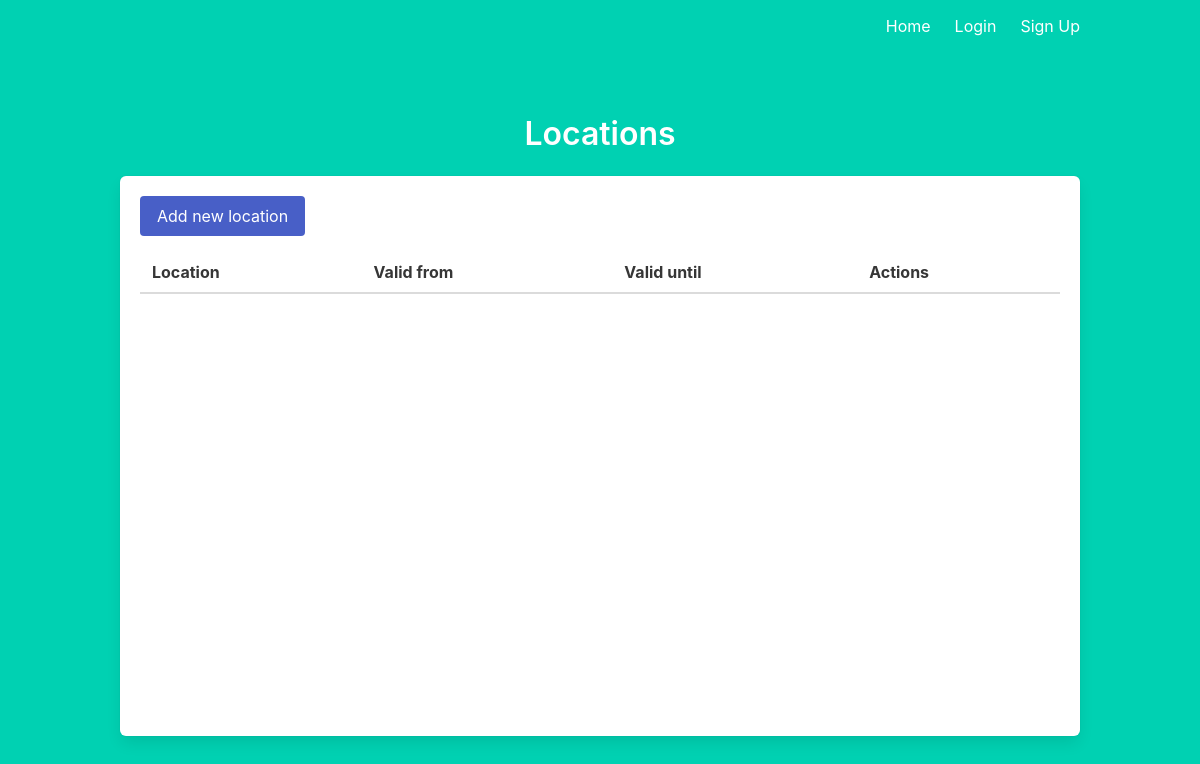
The page /locations on the database as committed earlier.
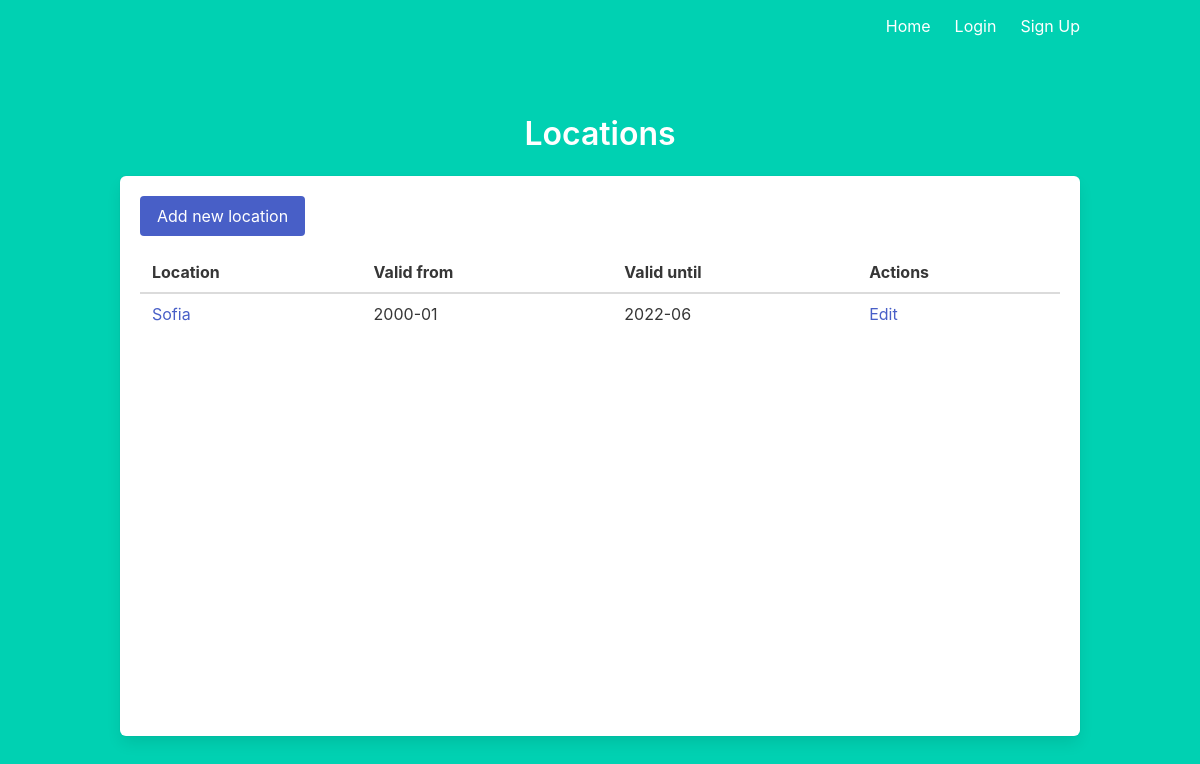
The same page on the database as committed later.
### models.py (models this page shows)
class Location(db.Model):
    id = db.Column(db.Integer, primary_key=True)
    name = db.Column(db.String(100))
    valid_from = db.Column(db.String(7))
    valid_until = db.Column(db.String(7))
    measurements = db.relationship("MonthlyMeasurements")

### main.py (the view)
@main.route('/locations')
def locations():
    locations = Location.query.all()
    return render_template('locations.html', current_user=current_user, locations=locations)

### templates/locations.html (shortened to what this page needs)
{% extends "base.html" %}
{% block content %}
<h1 class="title has-text-centered">
  Locations
</h1>
<div class="box" style="min-height: 70vh">
  <a class="button is-link" href="/locations/new">Add new location</a>
  <table class="mt-4 table is-striped is-fullwidth is-hoverable">
    <thead>
      <th>
        Location
      </th>
      <th>
        Valid from
      </th>
      <th>
        Valid until
      </th>
      <th>
        Actions
      </th>
    </thead>
    <tbody>
      {% for location in locations %}
        <tr>
          <td>
            <a class="has-text-link" href="/locations/{{ location.id }}">{{ location.name }}</a>
          </td>
          <td>
            {{ location.valid_from }}
          </td>
          <td>
            {{ location.valid_until }}
          </td>
          <td>
            <a class="has-text-link" href="/locations/{{ location.id }}/edit">Edit</a>
          </td>
        </tr>
      {% endfor %}
    </tbody>
  </table>
</div>
{% endblock %}

Rows that differ between the two databases and show on the page:
added Location: name "Sofia", valid_from "2000-01", valid_until "2022-06"
